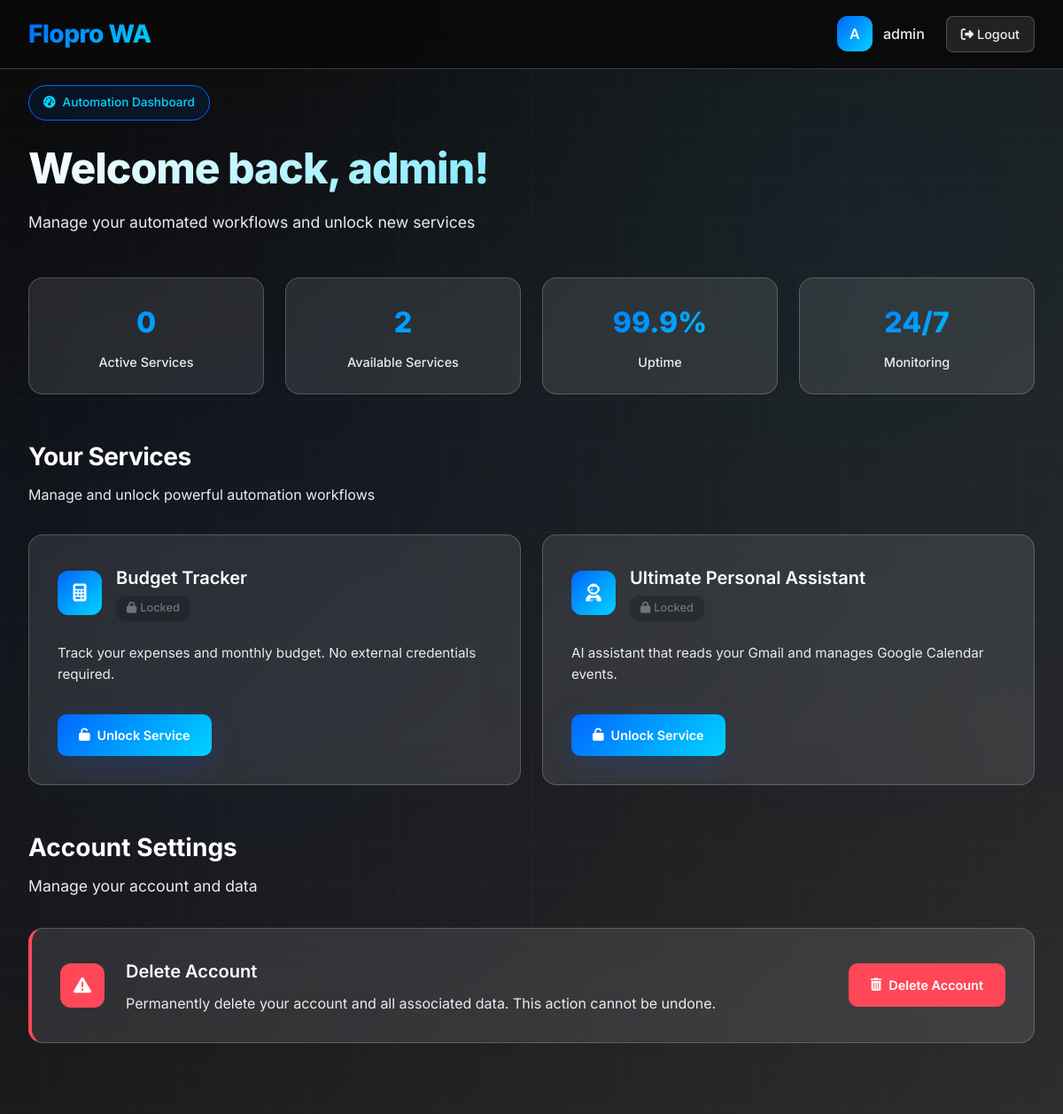
The page /dashboard/ (signed in) on the database its author committed.
### core/models.py (models this page shows, shortened)
class Service(models.Model):
    slug = models.SlugField(max_length=50, unique=True, help_text="Unique identifier for the service")
    name = models.CharField(max_length=100, help_text="Display name of the service")
    description = models.TextField(help_text="Description of what this service does")
    icon = models.CharField(max_length=50, blank=True, help_text="FontAwesome icon class")
    template_workflow_id = models.PositiveIntegerField(help_text="n8n workflow ID of the template")
    credential_type = models.CharField(max_length=50, help_text="n8n credential type (e.g., 'googleOAuth2', 'httpBasicAuth')")
    credential_ui_schema = models.JSONField(help_text="JSON schema for credential input form fields")
    credential_node_types = models.JSONField(help_text="List of n8n node types that use this credential")
    is_active = models.BooleanField(default=True, help_text="Whether this service is available to users")
    created_at = models.DateTimeField(auto_now_add=True)
    updated_at = models.DateTimeField(auto_now=True)
    class Meta:
        ordering = ['name']

### core/views.py (the view)
# urls.py: path('dashboard/', views.dashboard, name='dashboard'),
@login_required
def dashboard(request):
    services = Service.objects.filter(is_active=True)
    user_workflows = UserWorkflow.objects.filter(user=request.user).select_related('service')
    active_service = get_active_service(request.user)
    context = {
        'services': services,
        'user_workflows': user_workflows,
        'active_service': active_service,
    }
    return render(request, 'core/dashboard.html', context)

### core/provisioning.py (called while the page is built)
def get_active_service(user) -> Service | None:
    try:
        user_workflow = UserWorkflow.objects.get(user=user, active=True)
        return user_workflow.service
    except UserWorkflow.DoesNotExist:
        return None

### core/templates/core/dashboard.html (shortened to what this page needs)
<!DOCTYPE html>
<html lang="en">
<head>
    <link href="https://cdnjs.cloudflare.com/ajax/libs/font-awesome/6.4.0/css/all.min.css" rel="stylesheet">
</head>
<body>
    <div class="grid-background"></div>
    <nav class="navbar">
        <div class="nav-container">
            <div class="logo">Flopro WA</div>
            <div class="nav-actions">
                <div class="user-info">
                    <div class="user-avatar">
                        {{ user.username|first|upper }}
                    </div>
                    <span>{{ user.username }}</span>
                </div>
                <a href="{% url 'core:logout' %}" class="logout-btn">
                    <i class="fas fa-sign-out-alt"></i>
                    Logout
                </a>
            </div>
        </div>
    </nav>
    <div class="dashboard">
        <div class="dashboard-header">
            <div class="welcome-badge">
                <i class="fas fa-tachometer-alt"></i>
                <span>Automation Dashboard</span>
            </div>
            <h1 class="dashboard-title">Welcome back, {{ user.username }}!</h1>
            <p class="dashboard-subtitle">Manage your automated workflows and unlock new services</p>
        </div>
        <div class="stats-grid">
            <div class="stat-card">
                <div class="stat-number">{{ user_workflows|length }}</div>
                <div class="stat-label">Active Services</div>
            </div>
            <div class="stat-card">
                <div class="stat-number">{{ services|length }}</div>
                <div class="stat-label">Available Services</div>
            </div>
            <div class="stat-card">
                <div class="stat-number">99.9%</div>
                <div class="stat-label">Uptime</div>
            </div>
            <div class="stat-card">
                <div class="stat-number">24/7</div>
                <div class="stat-label">Monitoring</div>
            </div>
        </div>
        <div class="services-section">
            <div class="section-header">
                <h2 class="section-title">Your Services</h2>
                <p class="section-subtitle">Manage and unlock powerful automation workflows</p>
            </div>
            {% if services %}
            <div class="services-grid">
                {% for service in services %}
                <div class="service-card">
                    <div class="service-header">
                        <div class="service-icon">
                            <i class="{{ service.icon|default:'fas fa-cogs' }}"></i>
                        </div>
                        <div class="service-info">
                            <h3>{{ service.name }}</h3>
                            {% with user_workflows|dictsort:"service.name" as sorted_workflows %}
                                {% for uw in sorted_workflows %}
                                    {% if uw.service == service %}
                                        {% if service == active_service %}
                                            <span class="service-status status-active">
                                                <i class="fas fa-play"></i>
                                                Active
                                            </span>
                                        {% else %}
                                            <span class="service-status status-unlocked">
                                                <i class="fas fa-check"></i>
                                                Unlocked
                                            </span>
                                        {% endif %}
                                    {% endif %}
                                {% empty %}
                                    <span class="service-status status-locked">
                                        <i class="fas fa-lock"></i>
                                        Locked
                                    </span>
                                {% endfor %}
                            {% endwith %}
                        </div>
                    </div>
                    <p class="service-description">{{ service.description }}</p>
                    <div class="service-actions">
                        {% with user_workflows|dictsort:"service.name" as sorted_workflows %}
                            {% for uw in sorted_workflows %}
                                {% if uw.service == service %}
                                    {% if service == active_service %}
                                        <span class="btn btn-success">
                                            <i class="fas fa-check"></i>
                                            Currently Active
                                        </span>
                                        {% if service.slug == 'budget-tracker' %}
                                        <a href="{% url 'core:service_overview' service.slug %}" class="btn btn-secondary">
                                            <i class="fas fa-eye"></i>
                                            View
                                        </a>
                                        {% endif %}
                                    {% else %}
                                        <form method="post" action="{% url 'core:toggle_service' service.slug %}" style="display: inline;">
                                            {% csrf_token %}
                                            <button type="submit" class="btn btn-primary">
                                                <i class="fas fa-play"></i>
                                                Activate
                                            </button>
                                        </form>
                                        {% if service.slug == 'budget-tracker' %}
                                        <a href="{% url 'core:service_overview' service.slug %}" class="btn btn-secondary">
                                            <i class="fas fa-eye"></i>
                                            View
                                        </a>
                                        {% endif %}
                                    {% endif %}
                                {% endif %}
                            {% empty %}
                                <a href="{% url 'core:service_detail' service.slug %}" class="btn btn-primary">
                                    <i class="fas fa-unlock"></i>
                                    Unlock Service
                                </a>
                            {% endfor %}
                        {% endwith %}
                    </div>
                </div>
                {% endfor %}
            </div>
            {% endif %}
        </div>
        <div class="account-settings">
            <div class="account-settings-header">
                <h3 class="account-settings-title">Account Settings</h3>
                <p class="account-settings-subtitle">Manage your account and data</p>
            </div>
            <div class="account-settings-content">
                <div class="settings-card danger-card">
                    <div class="settings-card-icon">
                        <i class="fas fa-exclamation-triangle"></i>
                    </div>
                    <div class="settings-card-content">
                        <h4 class="settings-card-title">Delete Account</h4>
                        <p class="settings-card-description">
                            Permanently delete your account and all associated data. This action cannot be undone.
                        </p>
                    </div>
                    <div class="settings-card-actions">
                        <a href="{% url 'core:delete_account' %}" class="btn btn-danger">
                            <i class="fas fa-trash-alt"></i>
                            Delete Account
                        </a>
                    </div>
                </div>
            </div>
        </div>
    </div>
</body>
</html>

### rows shown on the page
Service: name "Budget Tracker", description "Track your expenses and monthly budget. No external credentials required."
Service: name "Ultimate Personal Assistant", description "AI assistant that reads your Gmail and manages Google Calendar events."

### other values the page prints
{{ user.username|first|upper }} "A"
{{ user.username }} "admin"
{{ user_workflows|length }} "0"
{{ services|length }} "2"
